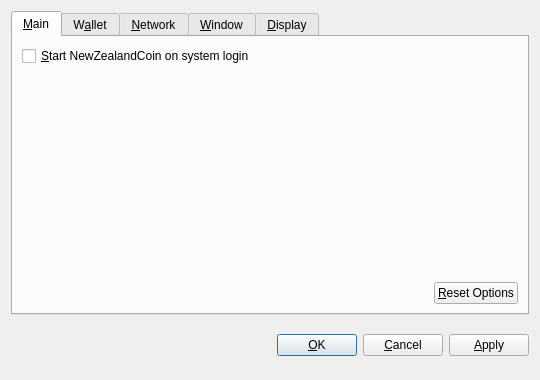
<?xml version="1.0" encoding="UTF-8"?>
<ui version="4.0">
 <class>OptionsDialog</class>
 <widget class="QDialog" name="OptionsDialog">
  <property name="geometry">
   <rect>
    <x>0</x>
    <y>0</y>
    <width>540</width>
    <height>380</height>
   </rect>
  </property>
  <property name="windowTitle">
   <string>Options</string>
  </property>
  <property name="modal">
   <bool>true</bool>
  </property>
  <layout class="QVBoxLayout" name="verticalLayout">
   <item>
    <widget class="QTabWidget" name="tabWidget">
     <property name="tabPosition">
      <enum>QTabWidget::North</enum>
     </property>
     <property name="currentIndex">
      <number>0</number>
     </property>
     <widget class="QWidget" name="tabMain">
      <attribute name="title">
       <string>&amp;Main</string>
      </attribute>
      <layout class="QVBoxLayout" name="verticalLayout_Main">
       <item>
        <widget class="QCheckBox" name="bitcoinAtStartup">
         <property name="toolTip">
          <string>Automatically start NewZealandCoin after logging in to the system.</string>
         </property>
         <property name="text">
          <string>&amp;Start NewZealandCoin on system login</string>
         </property>
        </widget>
       </item>
       <item>
        <spacer name="verticalSpacer_Main">
         <property name="orientation">
          <enum>Qt::Vertical</enum>
         </property>
         <property name="sizeHint" stdset="0">
          <size>
           <width>20</width>
           <height>40</height>
          </size>
         </property>
        </spacer>
       </item>
       <item>
        <layout class="QHBoxLayout" name="horizontalLayout_2_Main">
         <item>
          <spacer name="horizontalSpacer_2_Main">
           <property name="orientation">
            <enum>Qt::Horizontal</enum>
           </property>
           <property name="sizeHint" stdset="0">
            <size>
             <width>40</width>
             <height>20</height>
            </size>
           </property>
          </spacer>
         </item>
         <item>
          <widget class="QPushButton" name="resetButton">
           <property name="toolTip">
            <string>Reset all client options to default.</string>
           </property>
           <property name="text">
            <string>&amp;Reset Options</string>
           </property>
           <property name="autoDefault">
            <bool>false</bool>
           </property>
          </widget>
         </item>
        </layout>
       </item>
      </layout>
     </widget>
     <widget class="QWidget" name="tabWallet">
      <attribute name="title">
       <string>W&amp;allet</string>
      </attribute>
      <layout class="QVBoxLayout" name="verticalLayout_Network">
       <item>
        <widget class="QLabel" name="transactionFeeInfoLabel">
         <property name="text">
          <string>Optional transaction fee per kB that helps make sure your transactions are processed quickly. Most transactions are 1 kB.</string>
         </property>
         <property name="textFormat">
          <enum>Qt::PlainText</enum>
         </property>
         <property name="wordWrap">
          <bool>true</bool>
         </property>
        </widget>
       </item>
       <item>
        <layout class="QHBoxLayout" name="horizontalLayout_1_Main">
         <item>
          <widget class="QLabel" name="transactionFeeLabel">
           <property name="text">
            <string>Pay transaction &amp;fee</string>
           </property>
           <property name="textFormat">
            <enum>Qt::PlainText</enum>
           </property>
           <property name="buddy">
            <cstring>transactionFee</cstring>
           </property>
          </widget>
         </item>
         <item>
          <widget class="BitcoinAmountField" name="transactionFee"/>
         </item>
         <item>
          <spacer name="horizontalSpacer_1_Main">
           <property name="orientation">
            <enum>Qt::Horizontal</enum>
           </property>
           <property name="sizeHint" stdset="0">
            <size>
             <width>40</width>
             <height>20</height>
            </size>
           </property>
          </spacer>
         </item>
        </layout>
       </item>
       <item>
        <widget class="QLabel" name="label">
         <property name="text">
          <string>If you disable the spending of unconfirmed change, the change from a transaction cannot be used until that transaction has at least one confirmation. This also affects how your balance is computed.</string>
         </property>
         <property name="wordWrap">
          <bool>true</bool>
         </property>
        </widget>
       </item>
       <item>
        <widget class="QCheckBox" name="spendZeroConfChange">
         <property name="text">
          <string>Spend unconfirmed change  (experts only)</string>
         </property>
        </widget>
       </item>
       <item>
        <spacer name="verticalSpacer">
         <property name="orientation">
          <enum>Qt::Vertical</enum>
         </property>
         <property name="sizeHint" stdset="0">
          <size>
           <width>20</width>
           <height>40</height>
          </size>
         </property>
        </spacer>
       </item>
      </layout>
     </widget>
     <widget class="QWidget" name="tabNetwork">
      <attribute name="title">
       <string>&amp;Network</string>
      </attribute>
      <layout class="QVBoxLayout" name="verticalLayout_Network">
       <item>
        <widget class="QCheckBox" name="mapPortUpnp">
         <property name="toolTip">
          <string>Automatically open the NewZealandCoin client port on the router. This only works when your router supports UPnP and it is enabled.</string>
         </property>
         <property name="text">
          <string>Map port using &amp;UPnP</string>
         </property>
        </widget>
       </item>
       <item>
        <widget class="QCheckBox" name="connectSocks">
         <property name="toolTip">
          <string>Connect to the NewZealandCoin network through a SOCKS proxy (e.g. when connecting through Tor).</string>
         </property>
         <property name="text">
          <string>&amp;Connect through SOCKS proxy:</string>
         </property>
        </widget>
       </item>
       <item>
        <layout class="QHBoxLayout" name="horizontalLayout_Network">
         <item>
          <widget class="QLabel" name="proxyIpLabel">
           <property name="text">
            <string>Proxy &amp;IP:</string>
           </property>
           <property name="textFormat">
            <enum>Qt::PlainText</enum>
           </property>
           <property name="buddy">
            <cstring>proxyIp</cstring>
           </property>
          </widget>
         </item>
         <item>
          <widget class="QValidatedLineEdit" name="proxyIp">
           <property name="maximumSize">
            <size>
             <width>140</width>
             <height>16777215</height>
            </size>
           </property>
           <property name="toolTip">
            <string>IP address of the proxy (e.g. 127.0.0.1)</string>
           </property>
          </widget>
         </item>
         <item>
          <widget class="QLabel" name="proxyPortLabel">
           <property name="text">
            <string>&amp;Port:</string>
           </property>
           <property name="textFormat">
            <enum>Qt::PlainText</enum>
           </property>
           <property name="buddy">
            <cstring>proxyPort</cstring>
           </property>
          </widget>
         </item>
         <item>
          <widget class="QLineEdit" name="proxyPort">
           <property name="maximumSize">
            <size>
             <width>55</width>
             <height>16777215</height>
            </size>
           </property>
           <property name="toolTip">
            <string>Port of the proxy (e.g. 9050)</string>
           </property>
          </widget>
         </item>
         <item>
          <widget class="QLabel" name="socksVersionLabel">
           <property name="text">
            <string>SOCKS &amp;Version:</string>
           </property>
           <property name="textFormat">
            <enum>Qt::PlainText</enum>
           </property>
           <property name="buddy">
            <cstring>socksVersion</cstring>
           </property>
          </widget>
         </item>
         <item>
          <widget class="QValueComboBox" name="socksVersion">
           <property name="toolTip">
            <string>SOCKS version of the proxy (e.g. 5)</string>
           </property>
          </widget>
         </item>
         <item>
          <spacer name="horizontalSpacer_Network">
           <property name="orientation">
            <enum>Qt::Horizontal</enum>
           </property>
           <property name="sizeHint" stdset="0">
            <size>
             <width>40</width>
             <height>20</height>
            </size>
           </property>
          </spacer>
         </item>
        </layout>
       </item>
       <item>
        <spacer name="verticalSpacer_Network">
         <property name="orientation">
          <enum>Qt::Vertical</enum>
         </property>
         <property name="sizeHint" stdset="0">
          <size>
           <width>20</width>
           <height>40</height>
          </size>
         </property>
        </spacer>
       </item>
      </layout>
     </widget>
     <widget class="QWidget" name="tabWindow">
      <attribute name="title">
       <string>&amp;Window</string>
      </attribute>
      <layout class="QVBoxLayout" name="verticalLayout_Window">
       <item>
        <widget class="QCheckBox" name="minimizeToTray">
         <property name="toolTip">
          <string>Show only a tray icon after minimizing the window.</string>
         </property>
         <property name="text">
          <string>&amp;Minimize to the tray instead of the taskbar</string>
         </property>
        </widget>
       </item>
       <item>
        <widget class="QCheckBox" name="minimizeOnClose">
         <property name="toolTip">
          <string>Minimize instead of exit the application when the window is closed. When this option is enabled, the application will be closed only after selecting Quit in the menu.</string>
         </property>
         <property name="text">
          <string>M&amp;inimize on close</string>
         </property>
        </widget>
       </item>
       <item>
        <spacer name="verticalSpacer_Window">
         <property name="orientation">
          <enum>Qt::Vertical</enum>
         </property>
         <property name="sizeHint" stdset="0">
          <size>
           <width>20</width>
           <height>40</height>
          </size>
         </property>
        </spacer>
       </item>
      </layout>
     </widget>
     <widget class="QWidget" name="tabDisplay">
      <attribute name="title">
       <string>&amp;Display</string>
      </attribute>
      <layout class="QVBoxLayout" name="verticalLayout_Display">
       <item>
        <layout class="QHBoxLayout" name="horizontalLayout_1_Display">
         <item>
          <widget class="QLabel" name="langLabel">
           <property name="text">
            <string>User Interface &amp;language:</string>
           </property>
           <property name="textFormat">
            <enum>Qt::PlainText</enum>
           </property>
           <property name="buddy">
            <cstring>lang</cstring>
           </property>
          </widget>
         </item>
         <item>
          <widget class="QValueComboBox" name="lang">
           <property name="toolTip">
            <string>The user interface language can be set here. This setting will take effect after restarting NewZealandCoin.</string>
           </property>
          </widget>
         </item>
        </layout>
       </item>
       <item>
        <layout class="QHBoxLayout" name="horizontalLayout_2_Display">
         <item>
          <widget class="QLabel" name="unitLabel">
           <property name="text">
            <string>&amp;Unit to show amounts in:</string>
           </property>
           <property name="textFormat">
            <enum>Qt::PlainText</enum>
           </property>
           <property name="buddy">
            <cstring>unit</cstring>
           </property>
          </widget>
         </item>
         <item>
          <widget class="QValueComboBox" name="unit">
           <property name="toolTip">
            <string>Choose the default subdivision unit to show in the interface and when sending coins.</string>
           </property>
          </widget>
         </item>
        </layout>
       </item>
       <item>
        <widget class="QCheckBox" name="displayAddresses">
         <property name="toolTip">
          <string>Whether to show NewZealandCoin addresses in the transaction list or not.</string>
         </property>
         <property name="text">
          <string>&amp;Display addresses in transaction list</string>
         </property>
        </widget>
       </item>
       <item>
        <widget class="QCheckBox" name="coinControlFeatures">
         <property name="toolTip">
          <string>Whether to show coin control features or not.</string>
         </property>
         <property name="text">
          <string>Display coin &amp;control features (experts only!)</string>
         </property>
        </widget>
       </item>
       <item>
        <spacer name="verticalSpacer_Display">
         <property name="orientation">
          <enum>Qt::Vertical</enum>
         </property>
         <property name="sizeHint" stdset="0">
          <size>
           <width>20</width>
           <height>40</height>
          </size>
         </property>
        </spacer>
       </item>
      </layout>
     </widget>
    </widget>
   </item>
   <item>
    <layout class="QHBoxLayout" name="horizontalLayout_Buttons">
     <item>
      <spacer name="horizontalSpacer_1">
       <property name="orientation">
        <enum>Qt::Horizontal</enum>
       </property>
       <property name="sizeHint" stdset="0">
        <size>
         <width>40</width>
         <height>48</height>
        </size>
       </property>
      </spacer>
     </item>
     <item>
      <widget class="QLabel" name="statusLabel">
       <property name="font">
        <font>
         <weight>75</weight>
         <bold>true</bold>
        </font>
       </property>
       <property name="text">
        <string/>
       </property>
       <property name="textFormat">
        <enum>Qt::PlainText</enum>
       </property>
       <property name="wordWrap">
        <bool>true</bool>
       </property>
      </widget>
     </item>
     <item>
      <spacer name="horizontalSpacer_2">
       <property name="orientation">
        <enum>Qt::Horizontal</enum>
       </property>
       <property name="sizeHint" stdset="0">
        <size>
         <width>40</width>
         <height>48</height>
        </size>
       </property>
      </spacer>
     </item>
     <item>
      <widget class="QPushButton" name="okButton">
       <property name="text">
        <string>&amp;OK</string>
       </property>
      </widget>
     </item>
     <item>
      <widget class="QPushButton" name="cancelButton">
       <property name="text">
        <string>&amp;Cancel</string>
       </property>
       <property name="autoDefault">
        <bool>false</bool>
       </property>
      </widget>
     </item>
     <item>
      <widget class="QPushButton" name="applyButton">
       <property name="text">
        <string>&amp;Apply</string>
       </property>
       <property name="autoDefault">
        <bool>false</bool>
       </property>
      </widget>
     </item>
    </layout>
   </item>
  </layout>
 </widget>
 <customwidgets>
  <customwidget>
   <class>BitcoinAmountField</class>
   <extends>QSpinBox</extends>
   <header>bitcoinamountfield.h</header>
  </customwidget>
  <customwidget>
   <class>QValueComboBox</class>
   <extends>QComboBox</extends>
   <header>qvaluecombobox.h</header>
  </customwidget>
  <customwidget>
   <class>QValidatedLineEdit</class>
   <extends>QLineEdit</extends>
   <header>qvalidatedlineedit.h</header>
  </customwidget>
 </customwidgets>
 <resources/>
 <connections/>
</ui>
